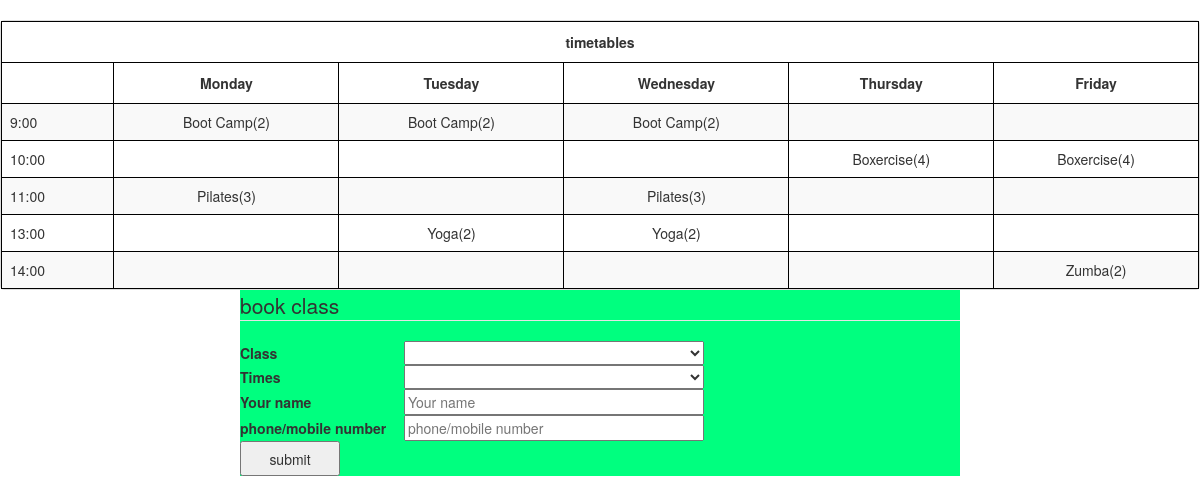
The page /gym.php?course=Boot Camp on the database as committed earlier.
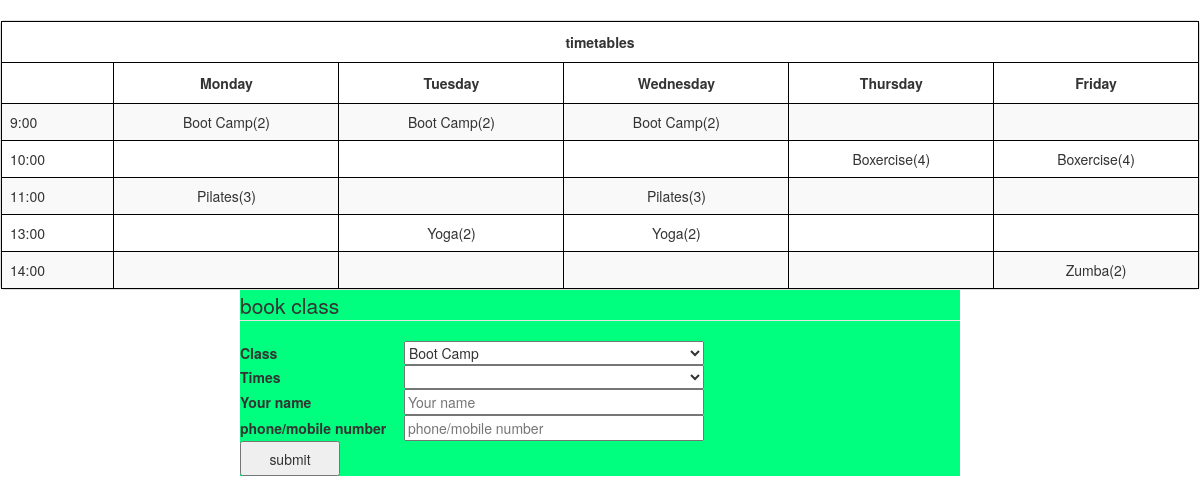
The same page on the database as committed later.
### tables this page shows
CREATE TABLE  IF NOT EXISTS `course` (
	`id` INT NOT NULL AUTO_INCREMENT PRIMARY KEY,
	`coursename` CHAR(30) NOT NULL,
	`coursetime` CHAR(30) NOT NULL,
	`capacity` TINYINT NOT NULL,
	`remain` TINYINT NOT NULL
);

### gym.php (the view, shortened to what this page needs)
<!DOCTYPE html>
<html>
<head>
<link href="css/bootstrap.min.css" rel="stylesheet">
<link href="css/bootstrap-table.css" rel="stylesheet">
</head>
<body>
<div class="bootstrap-table"><div class="fixed-table-container" style="padding-bottom: 0px;"><div class="fixed-table-body"><table id="tradeList" data-classes="table table-hover table-bordered" class="table table-hover table-bordered table-striped">
<thead><tr><th style="text-align: center; " colspan="6" tabindex="0"><div class="th-inner ">timetables</div><div class="fht-cell"></div></th></tr><tr><th style="" data-field="time" tabindex="0"><div class="th-inner "> </div><div class="fht-cell"></div></th><th style="text-align: center; " data-field="mon" tabindex="0"><div class="th-inner ">Monday</div><div class="fht-cell"></div></th><th style="text-align: center; " data-field="tue" tabindex="0"><div class="th-inner ">Tuesday</div><div class="fht-cell"></div></th><th style="text-align: center; " data-field="wed" tabindex="0"><div class="th-inner ">Wednesday</div><div class="fht-cell"></div></th><th style="text-align: center; " data-field="thu" tabindex="0"><div class="th-inner ">Thursday</div><div class="fht-cell"></div></th><th style="text-align: center; " data-field="fri" tabindex="0"><div class="th-inner ">Friday</div><div class="fht-cell"></div></th></tr></thead><tbody><tr data-index="0"><td style="">9:00</td><td style="text-align: center; ">Boot Camp(2)</td><td style="text-align: center; ">Boot Camp(2)</td><td style="text-align: center; ">Boot Camp(2)</td><td style="text-align: center; "> </td><td style="text-align: center; "> </td></tr><tr data-index="1"><td style="">10:00</td><td style="text-align: center; "> </td><td style="text-align: center; "> </td><td style="text-align: center; "> </td><td style="text-align: center; ">Boxercise(4)</td><td style="text-align: center; ">Boxercise(4)</td></tr><tr data-index="2"><td style="">11:00</td><td style="text-align: center; ">Pilates(3)</td><td style="text-align: center; "> </td><td style="text-align: center; ">Pilates(3)</td><td style="text-align: center; "> </td><td style="text-align: center; "> </td></tr><tr data-index="3"><td style="">13:00</td><td style="text-align: center; "> </td><td style="text-align: center; ">Yoga(2)</td><td style="text-align: center; ">Yoga(2)</td><td style="text-align: center; "> </td><td style="text-align: center; "> </td></tr><tr data-index="4"><td style="">14:00</td><td style="text-align: center; "> </td><td style="text-align: center; "> </td><td style="text-align: center; "> </td><td style="text-align: center; "> </td><td style="text-align: center; ">Zumba(2)</td></tr></tbody></table></div><div class="fixed-table-footer" style="display: none;"><table><tbody><tr></tr></tbody></table></div><div class="fixed-table-pagination" style="display: none;"></div></div></div>
<?php
try{
$dbh = new PDO('mysql:host=localhost;dbname=bookclass', MYSQLUSER, MYSQLPASS);
 $dbh->setAttribute(PDO::ATTR_ERRMODE,PDO::ERRMODE_EXCEPTION);
 $dbh->exec("SET CHARACTER SET utf8");
 $dbh->exec("SET GLOBAL sql_mode = ''");
 }catch(PDOException$e){
 print"Error!:".$e->getMessage()."<br/>";
 die();
}
$coursenameList='';
$coursetimeList='';
$coursename = !empty($_GET['course']) ? $_GET['course'] : '';
$coursetime = !empty($_GET['time']) ? $_GET['time'] : '';
$username = !empty($_GET['username']) ? $_GET['username'] : '';
$userphone = !empty($_GET['userphone']) ? $_GET['userphone'] : '';
$globalflag = false;
if(empty($coursename)){
	$sql = "select id,coursename from `course` where `remain` > 0 group by coursename order by `coursename` asc";
	$sth = $dbh->query($sql);
	if($sth->rowCount()){
		$coursenameList = '<option value ="0"></option>';
		while($row = $sth->fetch(PDO::FETCH_ASSOC)){
			$coursenameList = $coursenameList.'<option value="'.$row['coursename'].'">'.$row['coursename'].'</option>';
		}
	}
	else{
		$coursenameList = '<option value ="0"></option>';
		$globalflag = true;
	}
}
else {
	if(empty($coursetime)){
		$sql = "select id,coursename from `course` where `remain` > 0 group by coursename order by `coursename` asc";
		$sth = $dbh->query($sql);
		if($sth->rowCount()){
			$coursenameList = '<option value ="0"></option>';
			while($row = $sth->fetch(PDO::FETCH_ASSOC)){
				if($coursename === $row['coursename']){
					$coursenameList = $coursenameList.'<option value="'.$row['coursename'].'" selected="selected">'.$row['coursename'].'</option>';
				}
				else{
				$coursenameList = $coursenameList.'<option value="'.$row['coursename'].'">'.$row['coursename'].'</option>';
				}
			}
		}
		$sql = "select id,coursename,coursetime,remain from `course` where `coursename` = '$coursename' and `remain` > 0 order by `coursename` asc";
		$sth = $dbh->query($sql);
		$coursetimeList = '<option value ="0"></option>';
		while($row = $sth->fetch(PDO::FETCH_ASSOC)){
				$coursetimeList = $coursetimeList.'<option value="'.$row['coursetime'].'">'.$row['coursetime'].'</option>';
		}
	}
}
?>
<div id="container">
<form name="gym" action="back.php" method="post">
<fieldset>
    <legend>book class</legend>
	<label for="course" class="dispear">Class</label>
		<select id="course" name="course" style="width:300px;" onchange="_submit()">
		<?php if(!empty($coursenameList)) echo $coursenameList?>
		</select>
		<br />
		<label for="time">Times</label>
		<select id="time" name="time" style="width:300px;">
		<?php if(!empty($coursetimeList)) echo $coursetimeList?>
		</select><br />
    <label for="username">Your name</label>
	<?php
		if(!$globalflag)
	     echo '<input id="username" style="width:300px;" type="text" placeholder="Your name" name="username" value="'.$username.'" /><br />';
	?>
	<label for="userphone" class="dispear">phone/mobile number</label>
	<?php
	if(!$globalflag)
	echo '<input id="userphone" style="width:300px;" type="text" placeholder="phone/mobile number" name="userphone" value="'.$userphone.'" /><br />';
	?>
	<input id="submit_" type="submit" style="width:100px;height:35px;" value="submit" />
</fieldset>
</form>
</div>
</body>
</html>

### gym.php (style rules this page uses)
.table-bordered th, .table-bordered td { border: 1px solid #000 !important; }
body,form,div,label,h3 { margin:0;padding:0; }
label { width:160px; }
#container { width:60%;height:auto;background-color:#00FF7F; margin:0 auto; }

Rows that differ between the two databases and show on the page:
now on this page (row edited): course: course "Boot Camp"
